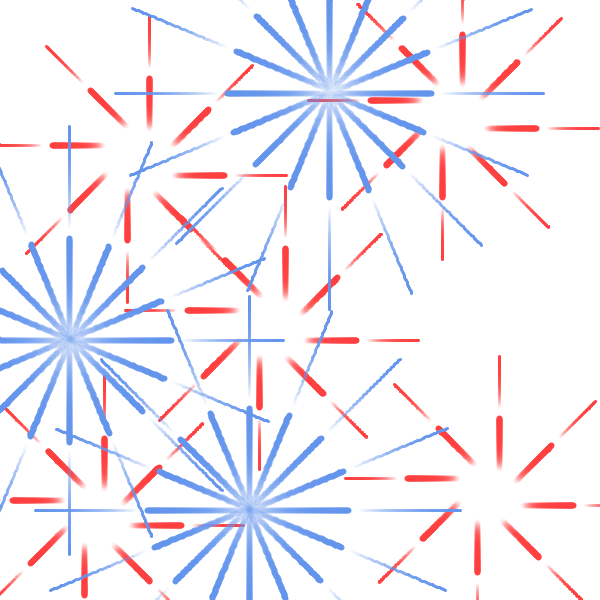
Frame 1 (no input)
Frame 60 (the mouse pressed at the canvas centre just before this capture): identical to frame 1, image omitted
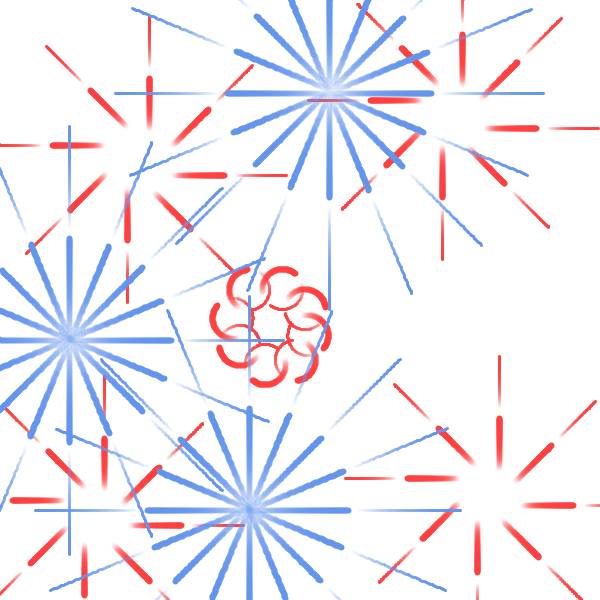
Frame 120 (the mouse held since frame 60 and released just before this capture)

The Processing sketch that drew these frames (run headless with seeded random() and noise(); from frame 60 on, the mouse is pressed at the canvas centre):

// Processing sketch: processing_15498
// ── processing_15498.pde

float inc=0.0;
float inc2=0.0;
float inc3=0.0;
float inc4=0.0;
float inc5=0.0;
float inc6=0.0;
float inc7=0.0;
float inc8=0.0;
float inc9=0.0;

void setup(){
  size(600,600);
  smooth();
}

void draw(){
  background(255);
  int [] x={285,435,340,50,-260,-410,-310,-25};
  int [] y={310,20,-295,-445,-345,-60,250,405};
  for(int m=0;m<x.length;m++){
    redflower1(x[m],y[m],1,0.003);
    }
  int [] a={105,443,525,305,-85,-420,-500,-285};
  int [] b={500,280,-120,-455,-533,-315,75,415};
  for(int w=0;w<a.length;w++){
    redflower2(a[w],b[w],1,0.003);
  }
  int [] d={500,705,505,13,-478,-680,-478,7};
  int [] e={480,-13,-512,-713,-510,-20,470,675};
  for(int f=0;f<d.length;f++){
    redflower3(d[f],e[f],1,0.003);
    }
  int [] g={150,225,175,27,-128,-198,-145,0};
  int [] h={140,-8,-163,-235,-178,-37,115,190};
  for(int j=0;j<g.length;j++){
    redflower4(g[j],h[j],1,0.003);
    }
  int [] k={463,410,128,-227,-443,-390,-100,250};
  int [] l={96,-260,-475,-425,-135,218,433,380};
  for(int n=0;n<k.length;n++){
    redflower5(k[n],l[n],1,0.003);
    }
  int [] o={330,340,298,212,93,-40,-167,-268,-330,-340,-297,-212,-93,43,170,269};
  int [] p={100,-35,-160,-263,-320,-330,-290,-205,-85,50,177,277,340,350,305,220};
  for (int q=0;q<o.length;q++){
    blueflower1(o[q],p[q],2,0.005);
  }
  int [] r={70,195,290,340,340,287,190,65,-70,-195,-290,-340,-340,-287,-190,-65};
  int [] s={350,298,200,78,-60,-185,-280,-330,-330,-280,-178,-55,80,210,305,350};
  for (int t=0;t<r.length;t++){
    blueflower2(r[t],s[t],2,0.005);
  }
  int [] u={250,426,537,567,510,375,184,-35,-250,-425,-535,-565,-510,-375,-183,36};
  int [] v={520,385,195,-25,-237,-413,-525,-550,-495,-360,-175,45,260,440,550,575};
  for (int w=0;w<u.length;w++){
    blueflower3(u[w],v[w],2,0.005);
  }
  /*int [] z={520,426,537,567,510,375,184,-35,-250,-425,-535,-565,-510,-375,-183,36};
  int [] aa={300,385,195,-25,-237,-413,-525,-550,-495,-360,-175,45,260,440,550,575};
  for (int bb=0;bb<z.length;bb++){
    purpleflower1(z[bb],aa[bb],2,0.005);
  }*/
}

void redflower1(int x,int y,int segmentLength,float increment){
    if((mouseX>=200)&&(mouseX<=350)&&(mouseY>=230)&&(mouseY<=420)){
      inc+=increment;
    }else{
      inc=inc;
    }
    float angle=sin(inc)/20;
    pushMatrix();
    translate(x,y);
    for(int i=6;i>0;i-=2.5){
      for(int c=-50;c<=255;c+=5){
      stroke(255,64,64,c);
      strokeWeight(i);
      line(0,0,0,-segmentLength);
      translate(0,-segmentLength);
      rotate(angle);
      }
    }
    popMatrix();
    rotate(PI/4);
}

void redflower2(int a,int b,int segmentLength,float increment){
    if((mouseX>=0)&&(mouseX<=200)&&(mouseY>=400)&&(mouseY<=600)){
      inc2+=increment;
    }else{
      inc2=inc2;
    }
    float angle=sin(inc2)/20;
    pushMatrix();
    translate(a,b);
    for(int i=6;i>0;i-=2.5){
      for(int c=-50;c<=255;c+=5){
      stroke(255,64,64,c);
      strokeWeight(i);
      line(0,0,0,-segmentLength);
      translate(0,-segmentLength);
      rotate(angle);
      }
    }
    popMatrix();
    rotate(PI/4);
}
 
  void redflower3(int d,int e,int segmentLength,float increment){
    if((mouseX>=440)&&(mouseX<=570)&&(mouseY>=400)&&(mouseY<=600)){
      inc3+=increment;
    }else{
      inc3=inc3;
    }
    float angle=sin(inc3)/20;
    pushMatrix();
    translate(d,e);
    for(int i=6;i>0;i-=2.5){
      for(int c=-50;c<=255;c+=5){
      stroke(255,64,64,c);
      strokeWeight(i);
      line(0,0,0,-segmentLength);
      translate(0,-segmentLength);
      rotate(angle);
      }
    }
    popMatrix();
    rotate(PI/4);
}
 
  void redflower4(int g,int h,int segmentLength,float increment){
    if((mouseX>=60)&&(mouseX<=200)&&(mouseY>=60)&&(mouseY<=200)){
      inc4+=increment;
    }else{
      inc4=inc4;
    }
    float angle=sin(inc4)/20;
    pushMatrix();
    translate(g,h);
    for(int i=6;i>0;i-=2.5){
      for(int c=-50;c<=255;c+=5){
      stroke(255,64,64,c);
      strokeWeight(i);
      line(0,0,0,-segmentLength);
      translate(0,-segmentLength);
      rotate(angle);
      }
    }
    popMatrix();
    rotate(PI/4);
}
 
  void redflower5(int k,int l,int segmentLength,float increment){
    if((mouseX>=340)&&(mouseX<=550)&&(mouseY>=0)&&(mouseY<=200)){
      inc5+=increment;
    }else{
      inc5=inc5;
    }
    float angle=sin(inc5)/20;
    pushMatrix();
    translate(k,l);
    for(int i=6;i>0;i-=2.5){
      for(int c=-50;c<=255;c+=5){
      stroke(255,64,64,c);
      strokeWeight(i);
      line(0,0,0,-segmentLength);
      translate(0,-segmentLength);
      rotate(angle);
      }
    }
    popMatrix();
    rotate(PI/4);
}
void blueflower1(int o,int p,int segmentLength,float increment){
    if((mouseX>=245)&&(mouseX<=425)&&(mouseY>=0)&&(mouseY<=175)){
      println(mouseY);
      inc6+=increment;
    }else{
      inc6=inc6;
    }
    float angle=sin(inc6)/15;
    pushMatrix();
    translate(o,p);
    for(int i=6;i>0;i-=2.5){
      for(int c=-20;c<=255;c+=5){
      stroke(100,149,237,c);
      strokeWeight(i);
      line(0,0,0,-segmentLength);
      translate(0,-segmentLength);
      rotate(angle);
      }
    }
    popMatrix();
    rotate(PI/8);
}

void blueflower2(int o,int p,int segmentLength,float increment){
    if((mouseX>=0)&&(mouseX<=155)&&(mouseY>=270)&&(mouseY<=400)){
      inc7+=increment;
    }else{
      inc7=inc7;
    }
    float angle=sin(inc7)/15;
    pushMatrix();
    translate(o,p);
    for(int i=6;i>0;i-=2.5){
      for(int c=-20;c<=255;c+=5){
      stroke(100,149,237,c);
      strokeWeight(i);
      line(0,0,0,-segmentLength);
      translate(0,-segmentLength);
      rotate(angle);
      }
    }
    popMatrix();
    rotate(PI/8);
}

void blueflower3(int u,int v,int segmentLength,float increment){
    if((mouseX>=170)&&(mouseX<=350)&&(mouseY>=410)&&(mouseY<=600)){
      println(mouseY);
      inc8+=increment;
    }else{
      inc8=inc8;
    }
    float angle=sin(inc8)/15;
    pushMatrix();
    translate(u,v);
    for(int i=6;i>0;i-=2.5){
      for(int c=-20;c<=255;c+=5){
      stroke(100,149,237,c);
      strokeWeight(i);
      line(0,0,0,-segmentLength);
      translate(0,-segmentLength);
      rotate(angle);
      }
    }
    popMatrix();
    rotate(PI/8);
}
/*
void purpleflower1(int z,int aa,int segmentLength,float increment){
    if((mouseX>=170)&&(mouseX<=350)&&(mouseY>=410)&&(mouseY<=600)){
      println(mouseY);
      inc9+=increment;
    }else{
      inc9=inc9;
    }
    float angle=sin(inc9)/15;
    pushMatrix();
    translate(z,aa);
    for(int i=6;i>0;i-=2.5){
      for(int c=-20;c<=255;c+=5){
      stroke(100,149,237,c);
      strokeWeight(i);
      line(0,0,0,-segmentLength);
      translate(0,-segmentLength);
      rotate(angle);
      }
    }
    popMatrix();
    rotate(PI/8);
}*/
